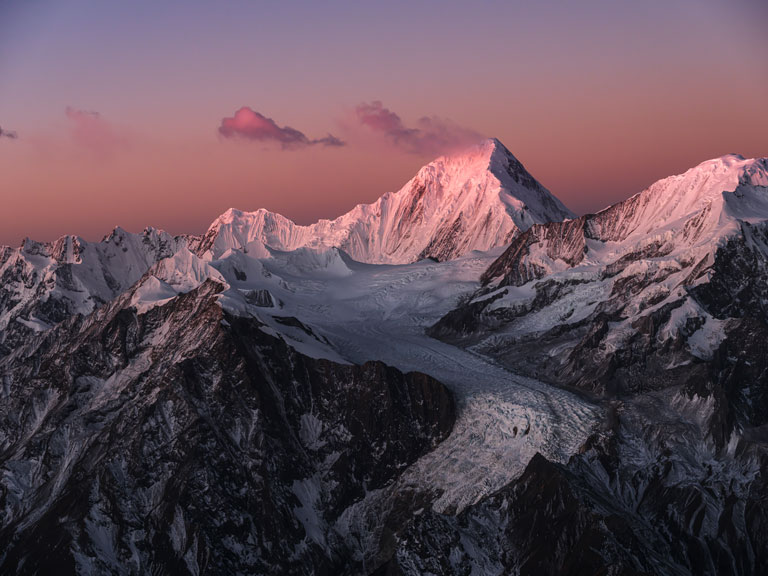
#> input picture src/asset/sample.jpg, 768 x 576 px; its folder holds only this picture in this run
$ python -i Media_Resize.py   (imports and definitions only)
#> lines starting #> are read from the running program, lines starting #| are printed output that depends on the picture
from tempfile import TemporaryDirectory
from PIL import Image,ImageOps
from moviepy.editor import VideoFileClip,CompositeVideoClip,ImageClip
import base64


# File Content Bytes to Image/Video + Find Size and Orientation
def Convert_Bytes_To_Media(Img_List):

    Update_Img_List = []
    Orientation = 0 # 1 = portrait and 0 = landscape


    for img_item in Img_List:

        FileName = img_item[0].split('.')[0]
        FileExt = img_item[0].split('.')[1]
        Img_Content = img_item[2]
        this_file_path = f'{Temp_Path}\\{FileName}.{FileExt}'


        with open(this_file_path, 'wb') as f:

            f.write(Img_Content)


        # Image but not gif
        if img_item[1].startswith('image') and not img_item[1].endswith('gif'):

            media_type = 1
            this_img = Image.open(this_file_path)

            if img_item[1].endswith('png'):

                white_background = Image.new('RGB', this_img.size, (255, 255, 255))
                white_background.paste(this_img, (0, 0), this_img)
                this_img = white_background

            this_img = ImageOps.exif_transpose(this_img).convert('RGB')


        # Video + gif
        else:

            media_type = 2
            this_img = VideoFileClip(this_file_path)


        # Size
        item_size = this_img.size

        if item_size[1] > item_size[0]:

            Orientation = 1


        this_item = (FileName,FileExt,this_img,media_type,item_size)

        Update_Img_List.append(this_item)


    List_Ratio = set([ '%.4f' % float(item[4][0]/item[4][1]) for item in Update_Img_List])


    return Update_Img_List,Orientation,List_Ratio


# [202 lines left out: functions Video_Resize, Image_Resize, Background_Img, Resize_Media, Main_Process, not called in this run]

>>> import cv2
>>> picture = cv2.imread('src/asset/sample.jpg', cv2.IMREAD_GRAYSCALE)
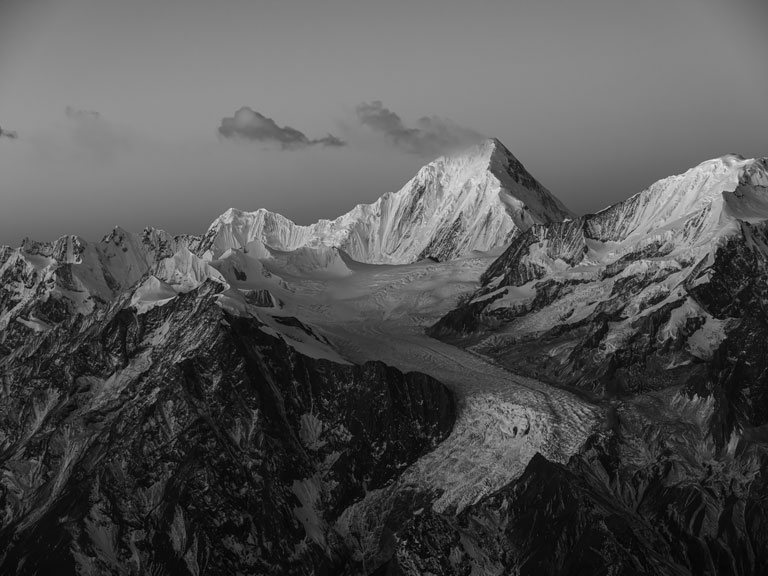
#> picture: shape (576, 768); min 0, max 240, mean 84.1
#> (the run stopped early here; a loop or call above may not have finished)
